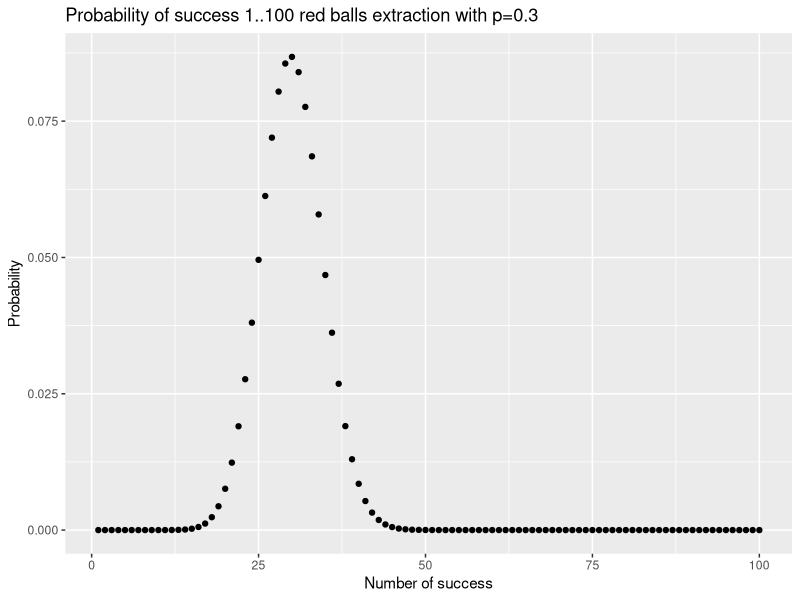
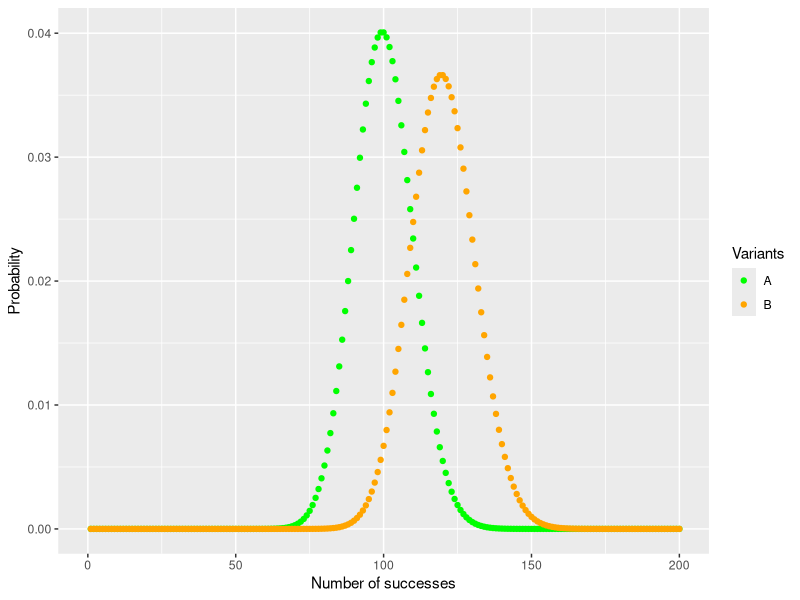
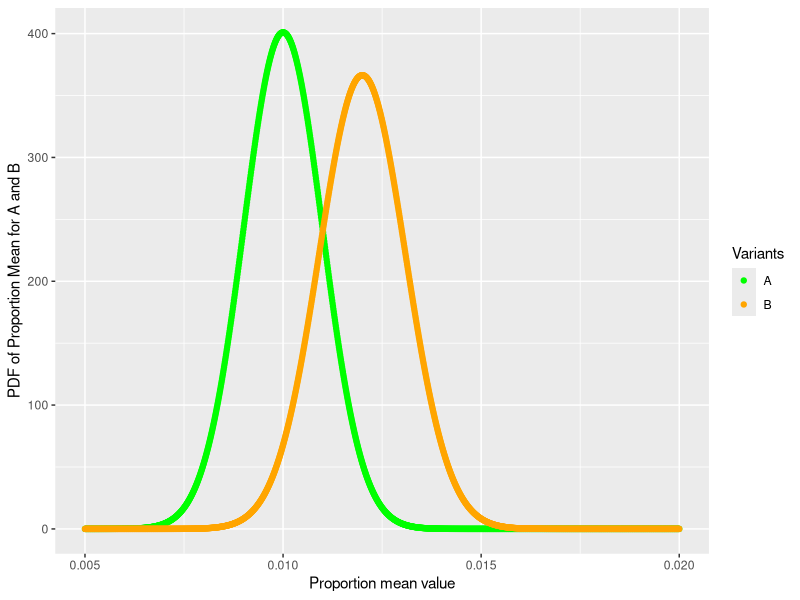
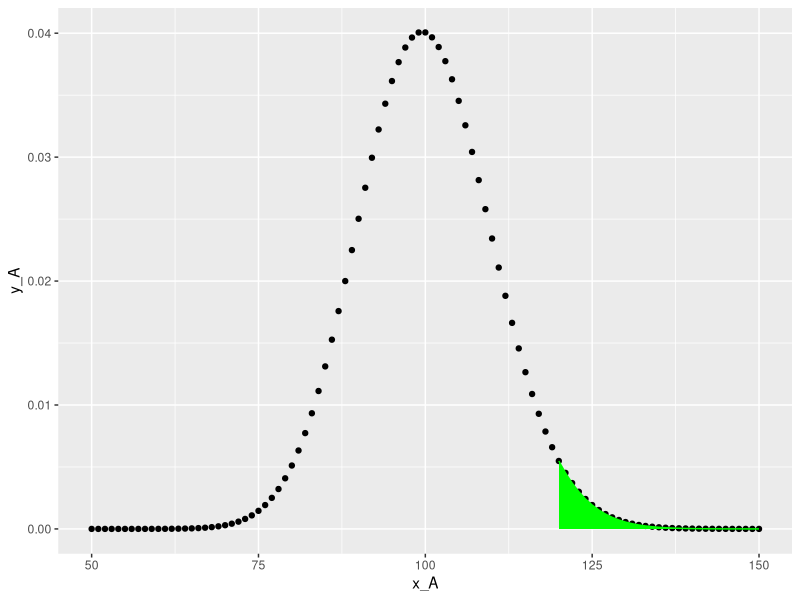
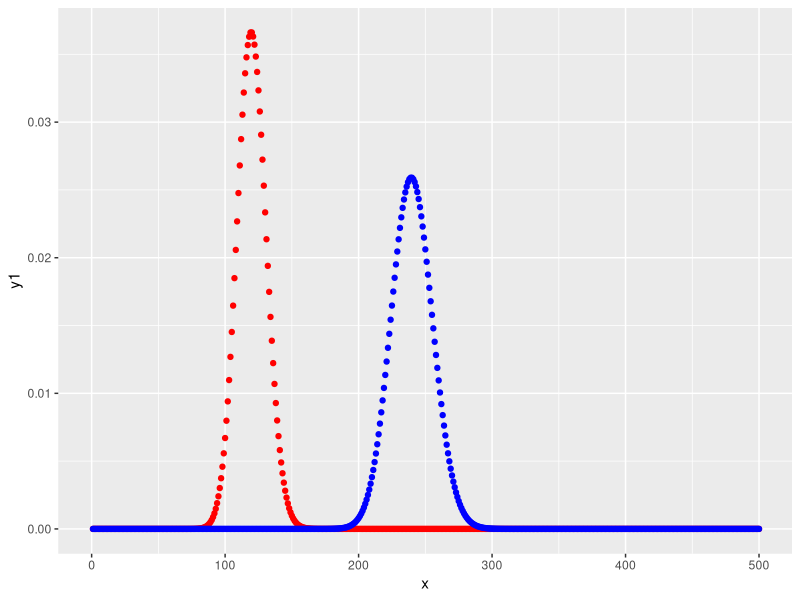
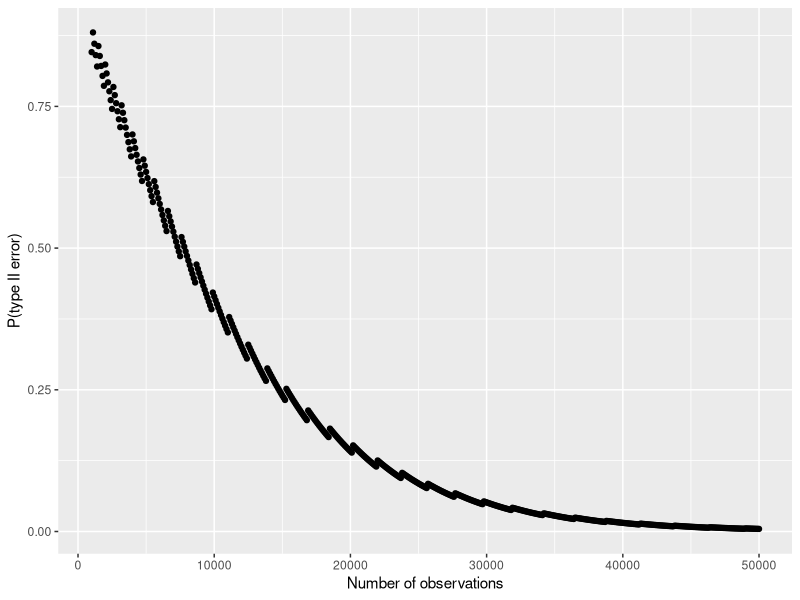
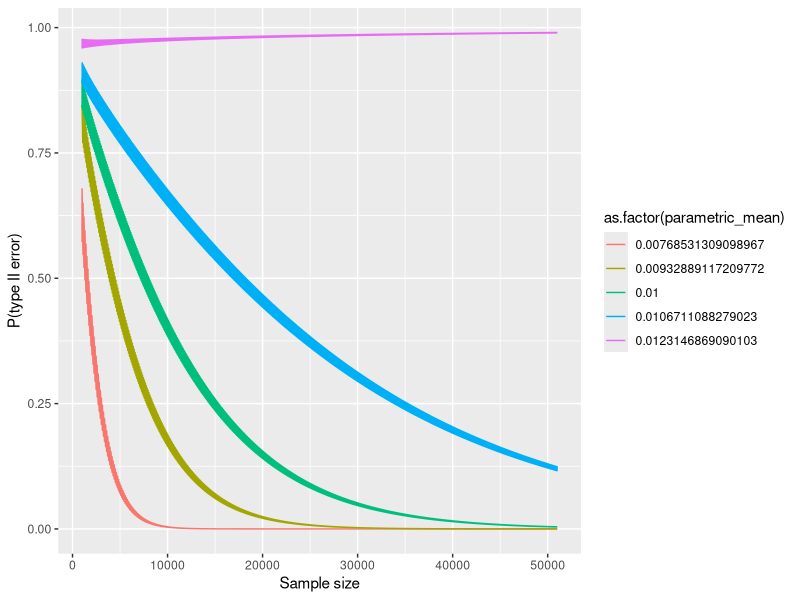
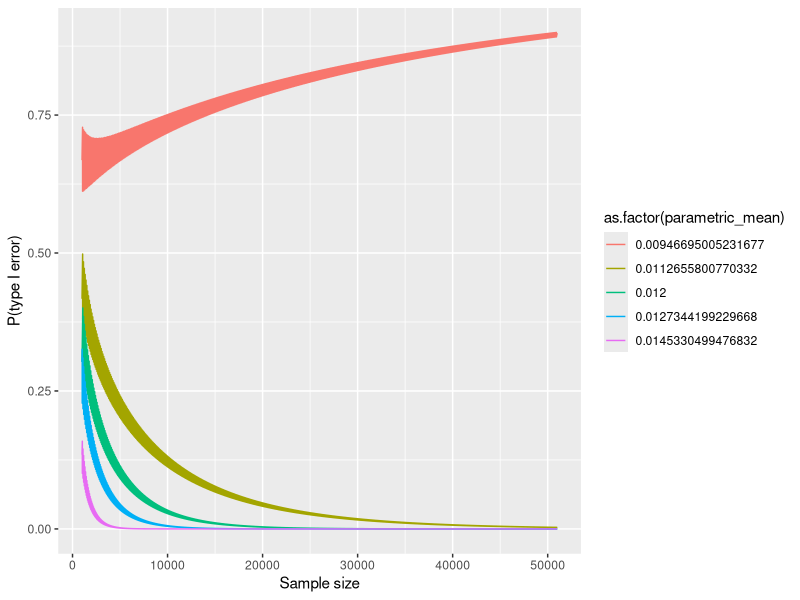

The R script that drew these images, in order:
# AB testing from scratch
# http://www.alfredo.motta.name/ab-testing-from-scratch/
# and (below)
# A/B Test Statistics Made Easy. Part 1: Continuous Metrics
# https://towardsdatascience.com/a-b-test-statistics-made-easy-4e94098758d9


library(ggplot2)
library(dplyr)

#  Assuming we have a jar with 30% of red balls, what is the probability that we extract exactly 10 red balls out of a 100?
# 1
dbinom(10,100,0.3)
# 2
choose(100,10) * 0.3^10 * (1-0.3)^(100-10)
# 3
((factorial(100))/(factorial(10) * factorial(100-10))) * 0.3^10 * (1-0.3)^(100-10)

# Now, let’s plot these values for x (number of successes) ranging between 0 and 100
x <-  1:100
y <- dbinom(x, 100, 0.3)
ggplot(data = tibble(x = x, y = y), aes(x,y)) +
  geom_point(aes(x,y)) + labs(x = "Number of success", y = "Probability", title = "Probability of success 1..100 red balls extraction with p=0.3")

# Experiment results
n_A <- 10000; p_A <- 0.01
n_B <- 10000; p_B <- 0.012

# One way of assessing if B is better than A is to plot their expected distributions. Assuming that A follows a Binomial distribution with 𝑝=0.01 (we had 100 conversions over 10000 trials) and that B follows a Binomial distribution with 𝑝=0.012 (we had 120 conversions over 10000 trials) this is how they relate to each other
x_A <- 1:n_A
y_A <- dbinom(x_A,length(x_A),p_A)
#qbinom(0.5,10000,0.01)
x_B <- 1:n_B
y_B <- dbinom(x_B,length(x_B), p_B)

data <- tibble(x_A = x_A,
               y_A = y_A,
               x_B = x_B,
               y_B = y_B)
colors_legend <- c("A"="green", "B"="orange")
data %>% 
  ggplot() +
  geom_point(aes(x=x_A,y=y_A,color="A")) +
  geom_point(aes(x=x_B,y=y_B,color="B")) +
  scale_color_manual(name="Variants", values = colors_legend) +
  labs(x="Number of successes", y="Probability") +
  xlim(0,200)

# So if the true mean of the two distribution is 𝑝𝑎=0.01 and 𝑝𝑏=0.012 respectively we can conclude that B is better than A. If we repeat the experiment several times (always with 10000 participants) for A we will get most of the time values between 70 and 129 while for B we will get values between 87 and 152. You can check these boundaries on the plot, or you can compute them manually with the 3 times standard deviation rule of thumb 5
# experiment A
n=n_A; p=p_A; q=1-p;mean=n_A*p_A; sigma=sqrt(n*p*q)
paste(
  mean - 3*sigma, ", ", mean + 3*sigma
)
# experiment B
n=n_B; p=p_B; q=1-p;mean=n_B*p_B; sigma=sqrt(n*p*q)
paste(
  mean - 3*sigma, ", ", mean + 3*sigma
)
# But hold on one minute. How do we know that 𝑝𝑎=0.01 and 𝑝𝑏=0.012 are indeed the true means of our distributions? In the end we simply did one extraction from our jars. If these numbers are wrong our distributions will look different and the previous analysis will be flawed. Can we do better?

# More rigorous experiment assessment
# In order to estimate what is the true mean of our variants statisticians rely on the Central Limit Theorem (CLT) 6 which states that the distribution of the mean of a large number of independent, identically distributed variables will be approximately normal, regardless of the underlying distribution.
# In our case we are trying to estimate the distribution of the mean of the proportions 𝑝𝑎 and 𝑝𝑏 for our variants. Suppose you run your A/B test experiment 𝑁=100 times and that each time you collect 𝑛=10000 samples you will end up having for variant A:
# p1a, p2a,...,pNa
# and the CLT tells us that these are normally distributed with parameters:
# mu_p = p, sigma_p = sigma/sqrt(n) * (N-n)/(N-1) ~ sqrt(p*(1-p)/n)
# where sigma=sqrt(p*(1-p)) is the standard deviation of the binomial distribution
# I know, this is hard to believe and proving these numbers goes definitely beyond the scope of this blog post so you will find some maths-heavy material in the footnotes 7 8.

# Back to our question, what is the true mean of 𝑝𝑎 and 𝑝𝑏? Well, we don’t know really, but they are distributed normally like this:
x_A <- seq(from=0.005, to=0.02, by=0.00001)
y_A <- dnorm(x_A, mean=p_A, sd=sqrt(p_A*(1-p_A)/n_A))
x_B <- seq(from=0.005, to=0.02, by=0.00001)
y_B <- dnorm(x_B, mean=p_B, sd=sqrt(p_B*(1-p_B)/n_B))
data <- tibble(x_A=x_A, y_A=y_A, x_B=x_B, y_B=y_B)
colors_legend <- c("A"="green", "B"="orange")
data %>% 
  ggplot() +
  geom_point(aes(x=x_A,y=y_A,color="A")) +
  geom_point(aes(x=x_B,y=y_B,color="B")) +
  scale_color_manual(name="Variants", values = colors_legend) +
  labs(x="Proportion mean value", y="PDF of Proportion Mean for A and B") 

# As you can see we are dealing with a risky business here. There is a good chance that the estimation of the true values of 𝑝𝑎 and 𝑝𝑏 are not correct 
# since they can span anywhere between all the values plotted above. For a good number of them 𝑝𝑎 may actually outperform 𝑝𝑏 violating
# the conclusion we did in the previous section. There is no magic bullet that will solve this problem, this is the intrinsic nature of the probabilistic 
# world in which we live. However, we can do our best to quantify the risk and take a conscious decision.

# Quantitative evaluation
# In the previous section we have seen that it is likely that Variant B is better than Variant A, but how can we quantify this statement? There are 
# different ways in which we can look at this problem, but the ones that statisticians use is Hypothesis testing.
# In a series of papers in the early 20th century, J. Neyman and E. S. Pearson developed a decision-theoretic approach to hypothesis-testing 9. 
# The theory was later extended and generalised by Wald 10. For a full account of the theory, see the book of Lehmann and Romano 11.
# In this framework we state a hypothesis (also called null-hypothesis) and by looking at the number we will try to reject it. 
# In our example we hypothesize that the true conversion of our visitors is 𝑝𝑎 and that the proportion 𝑝𝑏 we collected in the B variant
# is simply due to chance. In other words we assume that our real world visitors behave like in variant A and we quantify the probability of seeing 
# variant B’s proportions under this hypothesis.
# So, what is the probability of having 120 or more conversions if the true mean of the binomial distribution is 𝑝𝑎=0.01? We simply have to sum the
# probability of all possible events:
# (𝑋𝑎>=120)=𝑃(𝑋𝑎=120)+𝑃(𝑋𝑎=121)+…+𝑃(𝑋𝑎=100
# To actually compute the number you can use the probability mass function in Formula (a) or you can use R
binom.test(x=120,n=10000,p=0.01,alternative = "greater")
pbinom(q=120, size = 10000, p = 0.01, lower.tail = F)
#I deliberately specified alternative = "greater" in the function call to compute the chance of getting more than 120. But there are other ways 12 to approach the problem. The value we are looking for is the p-value 13 0.0276 which is exactly the probability of getting more than 120 successes, i.e. 𝑃(𝑋𝑎>=120). Visually it corresponds to the area under the right end tail of the distribution of A:
n_A <- 10000; p_A=0.01
x_A <- 1:n_A
y_A <- dbinom(x_A,n_A,p_A)
data <- tibble(x_A = x_A,
               area = append(rep(0,119), seq(from=120,to=10000,by=1)),
               y_A = y_A)
ggplot(data = data) +
  geom_point(aes(x=x_A,y=y_A)) + 
  geom_area(aes(x=area,y=y_A), color="green", fill="green") +
  xlim(50,150)
# We are now ready to quantify to what degree our null-hypothesis is true or false according to the numbers we collected in our experiment.

# Type I and Type II errors
# It is well known that statisticians do not have the same talent in the art of giving names as computer scientists do.  This is well proved by the 
# definition of Type I and Type II errors which are equivalent to the Machine learning definitions of False positive and False negative.
# A Type I error is the probability of rejecting the null-hypothesis when the null-hypothesis is true. In our example this happens when we conclude 
# there is an effect in our AB test variant, while in reality there is none.
# A Type II error is the probability of failing to reject the null-hypothesis when the null-hypothesis is false. In our example this happens when we 
# conclude the AB test variant has no effect, while in reality it actually did.
# In the previous section we quantified the probability of Type I error, which is equivalent to the p-value returned by the binom.test function. To 
# quantify the Type II error we need to know for what 𝑝𝑣𝑎𝑙𝑢𝑒=𝛼 we are willing to reject the null-hypothesis. It is common practice to use 𝛼=0.05
# so I’ll just go with that.
# Now, what is the critical number of conversions such that we reject the null-hypothesis at 𝛼=0.05? This is called the percentile 14 and it is simply
# the 𝑥𝛼 such that:
# 𝑃(𝑋<=𝑥𝛼)=1–𝛼
# which can also be computed easily in R with the following:
alpha <- 0.05; p_A = 0.01
qbinom(p=1-alpha, size=10000,prob=p_A) # =117
qbinom(p=alpha,size = 10000,prob = p_A, lower.tail = F) # =117, the same as previous
# Now we know that starting from 117+1 observations we will reject the null-hypothesis.
# To compute the Type II error we need to assume that the null-hypothesis is false (𝑝𝑏=0.012) and quantify how likely it is to measure a value of 117 or
# less since this is exactly what will lead us to a mistake!
# 𝑃(𝑋𝑏<=117)=𝑃(𝑋𝑏=0)+𝑃(𝑋𝑏=1)…+𝑃(𝑋𝑏=117)
# which is equivalent to:
pbinom(117, 10000, 0.012, lower.tail = T) # =0.4147333
#  gplot(data = tibble(x=1:200,y=dbinom(1:200,10000,0.012))) + geom_point(aes(x,y))
#  ggplot(data = tibble(x=1:200,y=pbinom(1:200,10000,0.012))) + geom_point(aes(x,y))
# which means that we have a ~= 40% chance to conclude our experiment did not have any effect, while in reality there was some (reject alternative hypothesis).
# That’s seems harsh to me. What can we do? Apply the first law of the modern age of statistics which is, get more data. Assuming we can double our data and 
# get 20.000 visitors instead of 10000 and that we measure the same proportions, our Type II error will go down drammatically:
qbinom(p=1-alpha, size=20000,prob=p_A) # =223, the mean also moved to the right!
pbinom(223, 20000, 0.012) # =0.1415655
ggplot(data = tibble(x=1:10000,y1=dbinom(1:10000,10000,0.012), y2=dbinom(1:10000,20000,0.012))) + geom_point(aes(x,y1),color="red") + geom_point(aes(x,y2),color="blue") + xlim(0,500)
#  why means do not correspond? these are binomial distributions; if we build means distribution, means of the means will correspond!
# now we have ~= 14% chance of concluding our experiment did not have any effect. We can even go one step further and see for every possible observation 
# count what’s the expected Type II error by simply brute forcing the computation as follows:
v <- c(); n <- seq(from=1000, to=50000, by=100)
for (i in n) {
  critical_q <- qbinom(p=0.95, size=i, prob = 0.01)
  type2_error <- pbinom(q=critical_q, size=i, prob = 0.012)
  v <- append(v, type2_error)
}
ggplot(data=tibble(x=n,y=v), aes(x,y)) + geom_point() + xlab("Number of observations") + ylab("P(type II error)")
# which seems a fair result, starting from 30.000 visitors we can safely assume that our probability or Type II error will be low.

# Type II error for p_A quantiles
# The analysis as I just presented it is flawed by a fundamental assumption. To estimate the Type I error we assumed that 𝑝𝑏 is exactly 0.012 while 
# to estimate the Type II error we assumed that 𝑝𝑎 is exactly 0.01. We know from the CLT that this is not exactly true and the distributions of those 
# values span across a certain range (see here). So let’s see what happens if I take several points across these distributions, for example 
# the 1%, 25%, 50%, 75%, 99% percentiles and check what happens to our hypothesis testing errors.
# For Type II errors I first collect the possible values of 𝑝𝑎 for my parametric analysis:
p_A <- 0.01; mean_of_means <- p_A; n_A <- 10000; sigma_of_means <- sqrt(p_A * (1-p_A)/n_A)
p_A_means_quantiles <- c(
  qnorm(p=0.01, mean = mean_of_means, sd = sigma_of_means),
  qnorm(p=0.25, mean = mean_of_means, sd = sigma_of_means),
  qnorm(p=0.50, mean = mean_of_means, sd = sigma_of_means),
  qnorm(p=0.75, mean = mean_of_means, sd = sigma_of_means),
  qnorm(p=0.99, mean = mean_of_means, sd = sigma_of_means)
)
# and then I estimate the error exactly like I did previously:
start <- 1000; end <- 50000;
df <- tibble(x = numeric(0), error = numeric(0), parametric_mean = character(0))
#p_A_quantiles <- as.factor(p_A_quantiles)
for (p_A_means_quantile in p_A_means_quantiles) {
  n <- start:(start+end)
  x <- rep(0,length(n))
  error <- rep(0,length(n))
  #parametric_mean <- rep('0', length(n))
  parametric_mean <- rep(0, length(n))
  for (i in n) {
    #p_A_quantile_numeric <- as.numeric(p_A_quantile)
    #p_A_means_quantile_numeric <- p_A_quantile
    critical_q <- qbinom(p=0.95, size=i, prob=p_A_means_quantile)
    type2_error <- pbinom(q=critical_q, size=i, prob=0.012)
    #print(p_A_means_quantile); print(critical_q)
    index <- i - start +1
    x[index] <- i
    error[index] <- type2_error
    parametric_mean[index] <- p_A_means_quantile
    
  }
  df <- rbind(df, tibble(x = x, error = error, parametric_mean = parametric_mean))
}
ggplot(data = df, aes(x=x, y=error, color=as.factor(parametric_mean), group=as.factor(parametric_mean))) +
  geom_line() + xlab("Sample size") + ylab("P(type II error)")
# where the green line is the same as the one plotted here. It is quite interesting to observe the pink line at 𝑝𝑎=0.0123. This is the worst case 
# scenario for us since we picked a value that is greater than 𝑝𝑏=0.012 and because of that our Type II error actually increases with the number 
# of observations! However it is also worth mentioning that this value is very unlikely because the more data I collect the more the uncertainty 
# around the values of 𝑝𝑎 decrease. You may also notice that the lines in the graph are quite thick, and this is because discrete tests like the 
# binomial one 15 have quite large oscillations 16.

# Type I error for p_B means quantiles (parametric)
# The same type of parametric analysis can be performed on the Type I error. Previously we saw how to compute it with the binom.test() function, 
# but we can do the computation manually as follows when 𝑝𝑎=0.01 and 𝑝𝑏=0.012:
pbinom(q=119, size=10000, prob = 0.01, lower.tail = F)
# where 119 is the value starting from which we fail to reject the null-hypothesis. The parametric analysis is a generalisation of this code like 
# we did for the Type II error:
p_B <- 0.012; mean_of_means <- p_B; n_B <- 10000; sigma_of_means <- sqrt(p_B * (1-p_B)/n_B)
p_B_means_quantiles <- c(
  qnorm(p=0.01, mean = mean_of_means, sd = sigma_of_means),
  qnorm(p=0.25, mean = mean_of_means, sd = sigma_of_means),
  qnorm(p=0.50, mean = mean_of_means, sd = sigma_of_means),
  qnorm(p=0.75, mean = mean_of_means, sd = sigma_of_means),
  qnorm(p=0.99, mean = mean_of_means, sd = sigma_of_means)
)
start <- 1000; end <- 50000;
df <- tibble(x = numeric(0), error = numeric(0), parametric_mean = character(0))
for (p_B_means_quantile in p_B_means_quantiles) {
  n <- start:(start+end)
  x <- rep(0,length(n))
  error <- rep(0,length(n))
  parametric_mean <- rep(0, length(n))
  for (i in n) {
    #p_A_quantile_numeric <- as.numeric(p_A_quantile)
    #p_A_means_quantile_numeric <- p_A_quantile
    #critical_q <- qbinom(p=0.95, size=i, prob=p_A_means_quantile)
    expected_B <- i * p_B_means_quantile
    type1_error <- pbinom(q=expected_B - 1, size=i, prob=0.01, lower.tail = F)
    #print(p_A_means_quantile); print(critical_q)
    index <- i - start +1
    x[index] <- i
    error[index] <- type1_error
    parametric_mean[index] <- p_B_means_quantile
    
  }
  df <- rbind(df, tibble(x = x, error = error, parametric_mean = parametric_mean))
}
ggplot(data = df, aes(x=x, y=error, color=as.factor(parametric_mean), group=as.factor(parametric_mean))) +
  geom_line() + xlab("Sample size") + ylab("P(type I error)")
# as in the Type II error we notice that for 𝑝𝑏=0.009 the Type I error actually increase with the amount of data but this value become more and more
# unlikely as the data grows.
# It also very interesting to notice how the value of the two type of errors goes down at a completely different rate. Overall, with this design, we 
# are more likely to stick with the “button colour makes no difference” conclusion. When the reality is that button colour makes no difference, 
# the tests will stick to reality most of the times (Type I error goes down quickly). When the reality is that button colour does make a difference, 
# the test does take the risk of saying there is actually no difference between the two (Type II error goes down slowly).

# Estimate the sample size
# Before wrapping up let’s make a step back and position ourself back in time before we started the experiment. How we can estimate for how long we 
# should run our experiment in order to be confident that our results are statistically significant? To answer this question you simply need to use 
# the same tools we just saw, from a different perspective.
# First, you need to make an estimate around your current baseline conversion. If you use google analytics it should be straightforward to know what
# is the conversion of your checkout page with the green button.
# Second, you need to make a guess on what type of effect size you are willing to detect (minimum detectable effect size). In our example we would 
# have chosen an effect size of 20%. In various disciplines effect sizes have been standardised to make different experiments comparable. Most famous 
# effect size measure is Cohen’s d 17 18.
# Third, you need to assert what risk you are willing to take on the Type I error, or equivalently, what 𝛼 level you are willing to choose for your
# p-value. This is the value you will refer to at the end of the experiment to make your conclusion.
# Finally, you need to assert what risk you are willing to take on the Type II error, or equivalently, how likely you are willing to say your orange 
# button did not perfomed better when in reality there was an effect (i.e. orange button is better). This is equivalent to the power, where you assert 
# how likely you are going to be correct when you conclude that the orange button is better, when it is actually real.
# Mathematically speaking computing the required sample size seems to be a difficult problem in general and I would like to point you to the footnotes 
# for a deeper discussion 19 20 21. Here I will show the approach taken from the Engineering statistics handbook 22.
# First, we are look at the statistics:
#  𝛿=|𝑝𝑎–𝑝𝑏|
# and we would like to compute the sample size n such that:
# (1) P(reject H0 | H0 is true) = 𝛼
# (2) P(reject H0 | H0 is false) = power = 1–𝛽 #???
# Now, you have to use some faith and intuition. What is the smallest value of 𝛿, say 𝛿𝑚𝑖𝑛, that we care about? Our minimum detectable effect 
# size! You can imagine 𝛿𝑚𝑖𝑛 is a function of both (1) and (2). The smallest value in (1) for which we start rejecting is:
#  𝑧1−𝛼∗𝑝𝑎∗(1−𝑝𝑎)𝑁‾‾‾‾‾‾‾‾√
# while the smallest value in (2) for which we start rejecting is:
#  𝑧1−𝛽∗𝑝𝑏∗(1−𝑝𝑏)𝑁‾‾‾‾‾‾‾‾√
# where 𝑝𝑜𝑤𝑒𝑟=1–𝛽 putting it all together we have:
# 𝛿𝑚𝑖𝑛=𝑧1−𝛼∗𝑝𝑎∗(1−𝑝𝑎)𝑁‾‾‾‾‾‾‾‾√+𝑧1−𝛽∗𝑝𝑏∗(1−𝑝𝑏)𝑁‾‾‾‾‾‾‾‾√
# Take the N out of this equation and you get:
# 𝑁=(𝑧1−𝛼∗𝑝𝑎∗(1−𝑝𝑎)√+𝑧1−𝛽∗𝑝𝑏∗(1−𝑝𝑏)√𝛿𝑚𝑖𝑛)2
# So, using our example we state that: (i) our baseline conversion for the green button is 1% or 𝑝𝑎=0.01; (ii) our estimate of effect size is 20% which leads to the orange button converting at 1.2% or 𝑝𝑏=0.012; (iii) we accept a Type I error probability of 5% or 𝛼=0.05; (iv) we want a Power of 80% to make sure we detect the effect when it is there.  This is translated in R as follows:
p_A <- 0.01
p_B <- 0.012
alpha <- 0.05
beta <- 0.2
delta <- abs(p_A - p_B)
t_alpha <- qnorm(1-alpha) # delta = t_alpha + t_beta (draw curves and you will understand)
t_beta <- qnorm(1 - beta)
sd1 <- sqrt(p_A * (1 - p_A))
sd2 <- sqrt(p_B * (1 - p_B))
n <- ((t_alpha * sd1 + t_beta * sd2) / delta)^2


# comparison with even miller's calculator https://www.evanmiller.org/ab-testing/sample-size.html
p_A <- 0.2
p_B <- 0.3
alpha <- 0.05
beta <- 0.2
delta <- abs(p_A - p_B)
t_alpha <- qnorm(1-alpha);t_alpha
t_beta <- qnorm(1-beta); t_beta # or abs(qnorm(beta)) - distance from 0 to quantile
sd1 <- sqrt(p_A * (1-p_A))
sd2 <- sqrt(p_B * (1-p_B))
n <- ((t_alpha * sd1 + t_beta * sd2) / abs(p_A - p_B))^2;n

x <- seq(-4,4,0.01)
df <- tibble(x=x,y=dnorm(x,mean = 0,sd=1))
ggplot(data=df, aes(x,y)) + geom_point() + 
  geom_vline(xintercept =qnorm(1-alpha), color='red') +
  geom_vline(xintercept =qnorm(beta), color='green')

##############################################
# 2. A/B Test Statistics Made Easy. Part 1: Continuous Metrics
# https://towardsdatascience.com/a-b-test-statistics-made-easy-4e94098758d9
# Inputs
se.1 <- 75.3
se.2 <- 72.7
n1 <- 1000
n2 <- 1000
mean.delta <- 7.7

# Outputs

print('standard error')
se <- sqrt((se.1/sqrt(n1))^2 + (se.2/sqrt(n2))^2)
se

print('p-value')
pnorm(q = -mean.delta/se, mean = 0, sd = 1) * 2

print('critical value at alpha = 95%')
crit <- qnorm(p=0.975, mean = 0, sd = 1) * se
crit

print('confidence interval, lower bound')
mean.delta-crit

print('confidence interval, upper bound')
mean.delta+crit

##############################################
# 3. A/B Test Statistics Made Easy. Part 2: Proportion Metrics
# https://towardsdatascience.com/a-b-test-statistics-made-easy-8805ac2533d6

# Now imagine that an A/B test yields the following results:
# A/B group   -   Sample size   Conversions   CR
# Test        -   1000          335           0.335
# Control     -   1000          290           0.290
# Difference  -                 45            0.045
# Has the Test treatment really improved the conversion by 45 customers? Or do the Test and Control groups have identical conversion rates? In which case any difference we observe is just a result of random sampling error?
# Let’s capture these hypotheses more formally:
# - H0 (null hypothesis): The difference in population conversion rates = 0. Any observed difference is due to sampling error.
# - HA (alternative hypothesis): The difference in population conversion rates ≠ 0. It is unlikely that the observed difference is due to sampling error alone.
# So let’s begin by determining what the sampling distribution would look like given the null hypothesis. All we need to know is what the true (population) conversion rate might be. Our best guess would be the average of the sample conversion rates: (0.335 + 0.290) / 2 = 0.3125. And now let’s simulate the distribution that we would see if in fact both Test and Control had conversion rates of 0.3125:
# Simulation
df = tibble(x1 = rbinom(n=1000, size=1000, prob = 0.3125),
            cr1 = x1/1000,
            x2 = rbinom(n=1000, size=1000, prob = 0.3125),
            cr2 = x2/1000,
            delta=cr1-cr2)
ggplot(data=df) + geom_histogram(aes(x=delta), bins = 100)
# A faster way to generate the sampling distribution
# Simulation is a great tool for generating a sampling distribution to demonstrate the impact of sampling error. If we want to move faster, we can, in fact, compute the sampling distribution as follows:
# Step 1: Calculate the pooled sample proportion (p).
# We already calculated this to be 0.3125.
# Here’s the actual formula which is especially useful when the Test and Control groups have different sample sizes:
c1 <- 335 # test conversions
c2 <- 290 # control conversion
n1 <- 1000 # test sample size
n2 <- 1000 # control sample size
p_pooled <- (c1 + c2) / (n1 + n2)
# Step 2: Use p to calculate the standard error (se).
se <- sqrt(p_pooled * (1 - p_pooled) * ((1/n1) + (1/n2)))
# Step 3: Compute a normal distribution with mean = 0, standard deviation = 0.0207.
# In R we would simply write:
y_norm_h0 <- rnorm(1000, mean = 0, sd = 0.0207)
# let's combine simulation with normal data
df$y_norm_h0 = y_norm_h0
ggplot(data=df) +
  geom_density(aes(x=delta), color = 'black', size = 2) +
  geom_density(aes(x=y_norm_h0), color = 'red', size = 2)
  #geom_histogram(aes(x=delta), bins = 100) +
  #geom_histogram(aes(x=y_norm_h0), bins = 100, fill = 'red')

# Statistical analyses in R
c1 <- 335
n1 <- 1000
x2 <- 290
n2 <- 1000
stat <- data.frame(
  metric=c(
    'difference in proportions',
    'pooled sample proportion',
    'se',
    'p-value',
    'critical value',
    'CI-lower',
    'CI-upper'),
  values = c(
    delta <- abs(c1/n1 - c2/n2),
    p <- (c1 + c2) / (n1 + n2),
    se <- sqrt(p * (1-p) * (1/n1 + 1/n2)),
    pnorm(q=-delta, mean=0, sd=se) * 2,
    critical_value <- -qnorm(p=0.025, mean=0, sd=se),
    delta + critical_value,
    delta - critical_value
  )
)
stat


